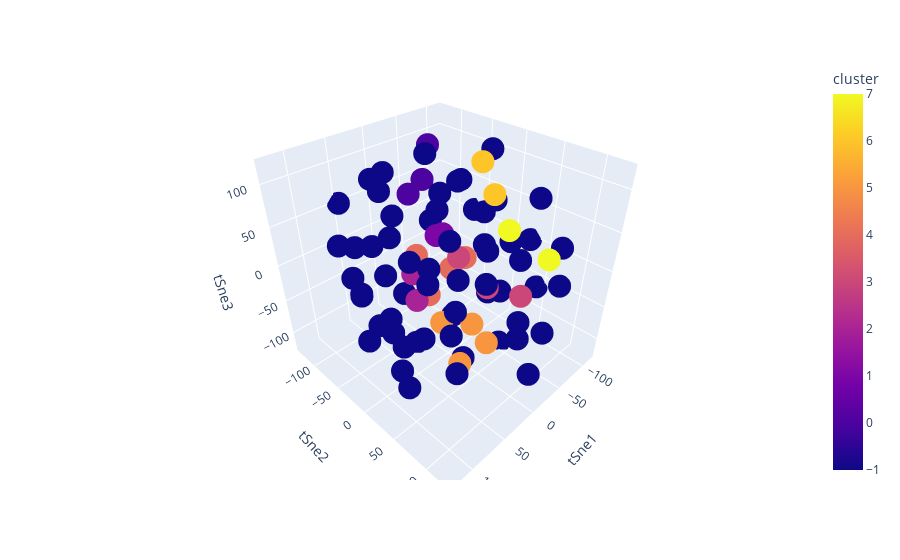

Notebook cell for this chart:
### Code cell
# Apply OPTICS
optics_clustering = OPTICS(min_samples = 2).fit(tsne_train_df)
## make a variable containing the labels for each stock
labels = optics_clustering.labels_
## number of clusters created
number_of_clusters = np.unique(labels)
## Add labels array to the dataframe containing the principle components for the stocks
data_clusters = tsne_train_df
## The feature cluster containing the labels for each stocks is added
data_clusters['cluster'] = labels
    
# Plot the 3D clusters
## Plot the clusters created with OPTICS clustering
fig_clusters = px.scatter_3d(data_clusters, x='tSne1', y='tSne2', z='tSne3',
               color='cluster')
fig_clusters.show()

### Figure 1 — Plotly figure (JSON) as saved in the notebook; plotly's stock layout.template omitted (floating-point values rounded to 4 significant figures)
{"data": [{"hovertemplate": "tSne1=%{x}<br>tSne2=%{y}<br>tSne3=%{z}<br>cluster=%{marker.color}<extra></extra>", "legendgroup": "", "marker": {"color": [-1, 6, 4, 4, -1, 2, -1, 0, -1, 5, -1, -1, -1, -1, -1, -1, -1, -1, -1, 1, -1, -1, 3, 3, -1, 4, 1, -1, -1, -1, 4, -1, -1, 6, -1, -1, -1, -1, -1, -1, -1, -1, -1, -1, -1, -1, -1, -1, -1, -1, 0, -1, 5, -1, -1, 2, -1, -1, -1, -1, -1, 5, -1, -1, -1, -1, -1, -1, 7, -1, -1, 0, -1, 5, -1, -1, -1, 7, 3, -1, -1, -1], "coloraxis": "coloraxis", "symbol": "circle"}, "mode": "markers", "name": "", "scene": "scene", "showlegend": false, "type": "scatter3d", "x": [-95.44, -17.01, -24.76, -8.401, -89.13, 20.52, -62.42, -57.38, -23.45, 24.05, -3.102, 69.26, 11.66, 76.6, 31.54, 107.9, 35.12, 97.24, -85.11, -38.96, 22.95, 67.9, -13.16, -8.808, -16.79, -47.75, -6.368, 26.7, 59.43, -2.269, -90.08, 74.69, -115.6, -35.4, 101.6, -3.343, 49.45, 35.53, 87.92, -77.12, 93.98, 83.34, -56.11, -0.2629, 38.72, 96.71, -98.24, -113.7, -55.88, -13.11, -35.62, 40.17, 35.81, -69.14, 67.12, 44.89, -28.91, 36.38, -44.98, -96.49, -113.2, 1.402, -43.09, 46.59, -78.14, -54.95, 45.8, 64.05, 25.8, 51.91, -23.16, 2.413, -72.52, 12.74, 88.33, -53.26, -55.18, -3.316, 9.857, 124.7, 35.96, 117.1], "y": [46.27, 44.59, -82.77, -42.8, -24.93, -38.63, 100.6, -92.92, -61.14, 78.62, -99.94, 39.45, -6.546, 86.51, 80.03, -11.22, 21.48, 37.8, -69.68, -49.63, -34.51, -3.79, 89.69, 48.79, -1.714, -43.66, -27.05, -82.44, -58.2, 117.8, -58.18, -66.24, -67.05, 11.8, -38.02, -112.8, -130.4, -58.15, 89.03, -5.56, -10.41, -87.28, -37.21, 24.55, -124.2, 14.07, -27.65, 26.49, 55.48, -96.54, -80.09, 39.75, 52.47, -102.9, 29.22, -5.03, 79.31, -83.8, -36.85, -16.72, 43.49, 37.99, 10.53, 54.71, 95.55, 8.921, -110.3, -32.96, 97.44, -6.665, 64.26, -61.71, 85.7, 0.7787, 61.86, 36.47, 30.98, 122.7, 23.3, 53.2, 124.5, 52.48], "z": [69.26, 101.1, -32.9, -65.52, -19.62, -16.61, 44.31, 102.4, 110.5, -44.14, 26.04, 34.95, 75.56, -45.09, 37.04, -45.79, 113.0, -87.6, 54.46, 7.325, -119.7, -76.65, 3.178, -5.384, -26.15, -44.92, 28.55, -38.61, -83.87, -81.95, -55.5, -31.59, 4.472, 119.6, 19.37, 78.2, 51.34, 30.25, 13.78, -78.2, 66.84, 27.92, 77.04, -121.3, -11.2, -6.593, 104.3, -0.3777, 10.61, -95.61, 69.65, 70.97, -85.06, -7.518, -42.89, -22.93, -48.44, 92.48, -117.2, 43.76, -63.01, -57.55, 58.95, -3.335, -15.39, 1.789, -74.97, 105.6, 101.0, 30.23, 53.38, 70.74, -88.26, -71.18, 73.82, -122.7, -44.91, 68.73, 30.6, 18.16, -0.6541, -36.41]}], "layout": {"coloraxis": {"colorbar": {"title": {"text": "cluster"}}, "colorscale": [[0, "#0d0887"], [0.1111, "#46039f"], [0.2222, "#7201a8"], [0.3333, "#9c179e"], [0.4444, "#bd3786"], [0.5556, "#d8576b"], [0.6667, "#ed7953"], [0.7778, "#fb9f3a"], [0.8889, "#fdca26"], [1, "#f0f921"]]}, "legend": {"tracegroupgap": 0}, "margin": {"t": 60}, "scene": {"domain": {"x": [0, 1], "y": [0, 1]}, "xaxis": {"title": {"text": "tSne1"}}, "yaxis": {"title": {"text": "tSne2"}}, "zaxis": {"title": {"text": "tSne3"}}}}}
